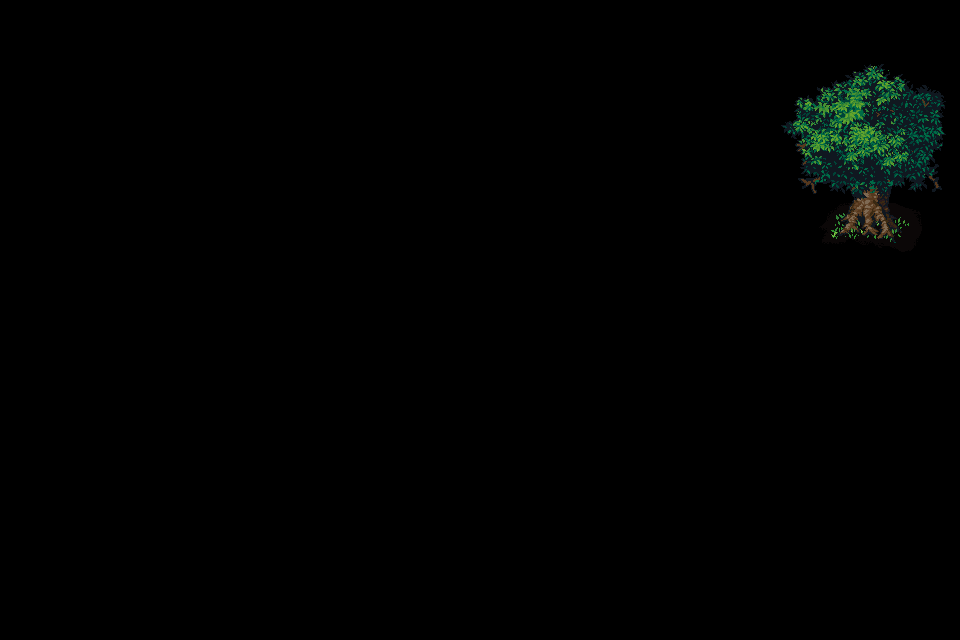

This is a level from a 2D game, rendered from its Tiled map with the project's own tilesets. A one-line summary and the complete map file follow:
An orthogonal 30x20 tile map with 32x32 px tiles, 1 tile layer (vegetation).

<map version="1.5" tiledversion="1.7.2" orientation="orthogonal" renderorder="right-down" width="30" height="20" tilewidth="32" tileheight="32" infinite="0" nextlayerid="9" nextobjectid="1">
 <tileset firstgid="1" source="../trees-pale.tsx" />
 <layer id="8" name="vegetation" width="30" height="20">
  <data encoding="csv">
0,0,0,0,0,0,0,0,0,0,0,0,0,0,0,0,0,0,0,0,0,0,0,0,0,0,0,0,0,0,
0,0,0,0,0,0,0,0,0,0,0,0,0,0,0,0,0,0,0,0,0,0,0,0,522,0,0,0,0,0,
0,0,0,0,0,0,0,0,0,0,0,0,0,0,0,0,0,0,0,0,0,0,0,0,522,523,524,525,526,527,
0,0,0,0,0,0,0,0,0,0,0,0,0,0,0,0,0,0,0,0,0,0,0,0,554,555,556,557,558,559,
0,0,0,0,0,0,0,0,0,0,0,0,0,0,0,0,0,0,0,0,0,0,0,0,586,587,588,589,590,591,
0,0,0,0,0,0,0,0,0,0,0,0,0,0,0,0,0,0,0,0,0,0,0,0,618,619,620,621,622,623,
0,0,0,0,0,0,0,0,0,0,0,0,0,0,0,0,0,0,0,0,0,0,0,0,650,651,652,653,654,655,
0,0,0,0,0,0,0,0,0,0,0,0,0,0,0,0,0,0,0,0,0,0,0,0,682,683,684,685,686,687,
0,0,0,0,0,0,0,0,0,0,0,0,0,0,0,0,0,0,0,0,0,0,0,0,0,0,0,0,0,0,
0,0,0,0,0,0,0,0,0,0,0,0,0,0,0,0,0,0,0,0,0,0,0,0,0,0,0,0,0,0,
0,0,0,0,0,0,0,0,0,0,0,0,0,0,0,0,0,0,0,0,0,0,0,0,0,0,0,0,0,0,
0,0,0,0,0,0,0,0,0,0,0,0,0,0,0,0,0,0,0,0,0,0,0,0,0,0,0,0,0,0,
0,0,0,0,0,0,0,0,0,0,0,0,0,0,0,0,0,0,0,0,0,0,0,0,0,0,0,0,0,0,
0,0,0,0,0,0,0,0,0,0,0,0,0,0,0,0,0,0,0,0,0,0,0,0,0,0,0,0,0,0,
0,0,0,0,0,0,0,0,0,0,0,0,0,0,0,0,0,0,0,0,0,0,0,0,0,0,0,0,0,0,
0,0,0,0,0,0,0,0,0,0,0,0,0,0,0,0,0,0,0,0,0,0,0,0,0,0,0,0,0,0,
0,0,0,0,0,0,0,0,0,0,0,0,0,0,0,0,0,0,0,0,0,0,0,0,0,0,0,0,0,0,
0,0,0,0,0,0,0,0,0,0,0,0,0,0,0,0,0,0,0,0,0,0,0,0,0,0,0,0,0,0,
0,0,0,0,0,0,0,0,0,0,0,0,0,0,0,0,0,0,0,0,0,0,0,0,0,0,0,0,0,0,
0,0,0,0,0,0,0,0,0,0,0,0,0,0,0,0,0,0,0,0,0,0,0,0,0,0,0,0,0,0
</data>
 </layer>
</map>
